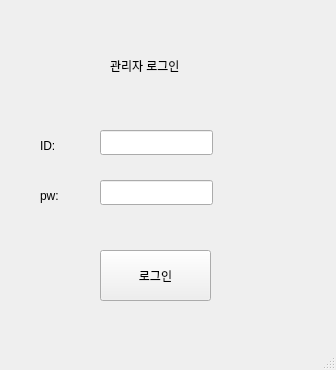
<?xml version="1.0" encoding="UTF-8"?>
<ui version="4.0">
 <class>MainWindow</class>
 <widget class="QMainWindow" name="MainWindow">
  <property name="geometry">
   <rect>
    <x>0</x>
    <y>0</y>
    <width>336</width>
    <height>370</height>
   </rect>
  </property>
  <property name="windowTitle">
   <string>MainWindow</string>
  </property>
  <widget class="QWidget" name="centralwidget">
   <widget class="QLabel" name="label">
    <property name="geometry">
     <rect>
      <x>110</x>
      <y>50</y>
      <width>151</width>
      <height>31</height>
     </rect>
    </property>
    <property name="text">
     <string>관리자 로그인</string>
    </property>
   </widget>
   <widget class="QLabel" name="label_2">
    <property name="geometry">
     <rect>
      <x>40</x>
      <y>130</y>
      <width>151</width>
      <height>31</height>
     </rect>
    </property>
    <property name="text">
     <string>ID:</string>
    </property>
   </widget>
   <widget class="QLabel" name="label_3">
    <property name="geometry">
     <rect>
      <x>40</x>
      <y>180</y>
      <width>151</width>
      <height>31</height>
     </rect>
    </property>
    <property name="text">
     <string>pw: </string>
    </property>
   </widget>
   <widget class="QPushButton" name="Loginbtn">
    <property name="geometry">
     <rect>
      <x>100</x>
      <y>250</y>
      <width>111</width>
      <height>51</height>
     </rect>
    </property>
    <property name="text">
     <string>로그인</string>
    </property>
   </widget>
   <widget class="QLineEdit" name="IDEdit">
    <property name="geometry">
     <rect>
      <x>100</x>
      <y>130</y>
      <width>113</width>
      <height>25</height>
     </rect>
    </property>
   </widget>
   <widget class="QLineEdit" name="PWEdit">
    <property name="geometry">
     <rect>
      <x>100</x>
      <y>180</y>
      <width>113</width>
      <height>25</height>
     </rect>
    </property>
   </widget>
  </widget>
  <widget class="QStatusBar" name="statusbar"/>
 </widget>
 <resources/>
 <connections/>
</ui>
